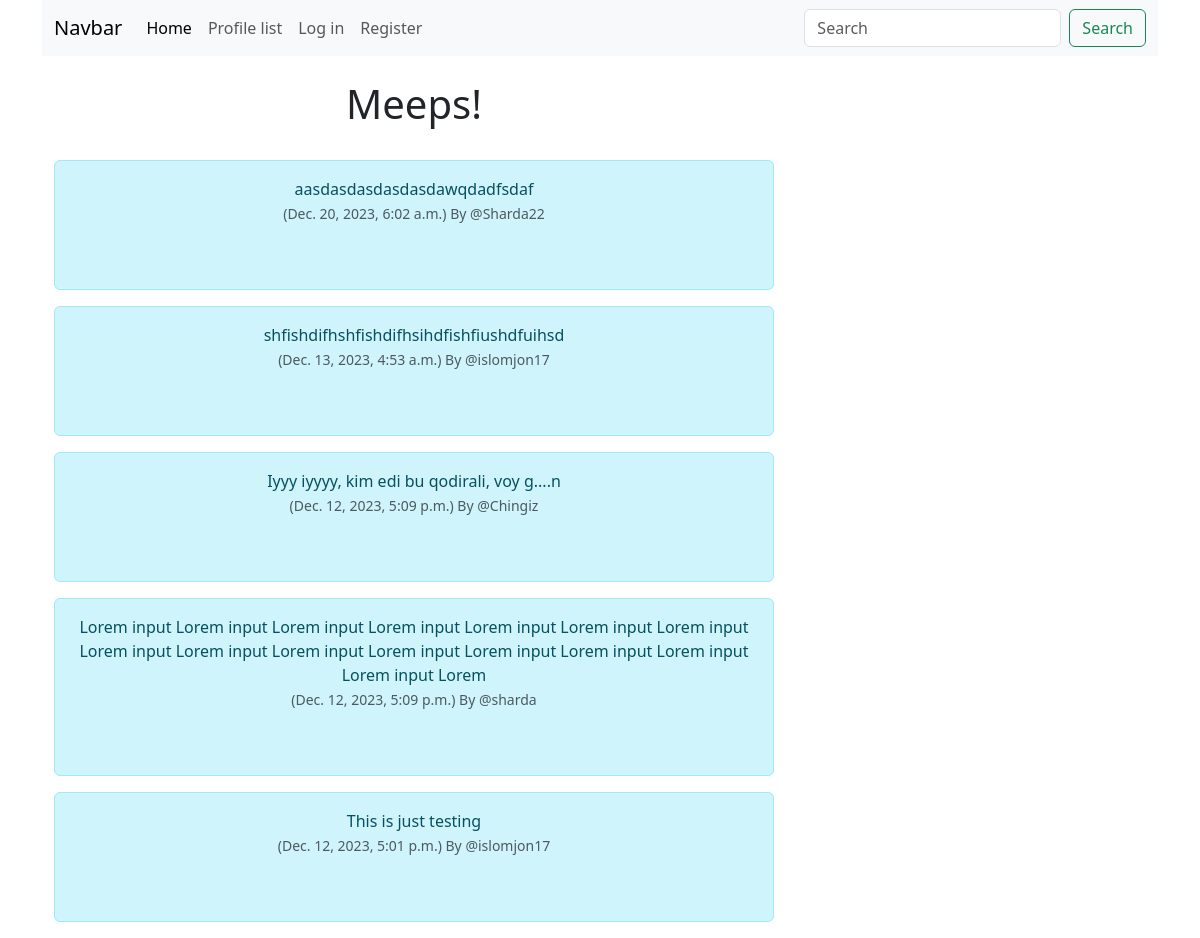
The page / on the database its author committed.
### twitterclone/models.py (models this page shows, shortened)
class Meep(models.Model):
    user = models.ForeignKey(
        User, related_name = "meeps",
        on_delete= models.DO_NOTHING
    )
    body = models.CharField(max_length=200)
    created_at = models.DateTimeField(auto_now_add=True)
    profile_image = models.ImageField(null=True, blank=True, upload_to="images/")

### twitterclone/views.py (the view)
# urls.py: path('', views.home, name="home"),
def home(request):
    if request.user.is_authenticated:
        form = MeepForm(request.POST or None)
        if request.method == "POST":
            if form.is_valid():
                meep = form.save(commit=False)
                meep.user = request.user
                meep.save()
                messages.success(request, ("Yout meep has been posted!"))
                return redirect('home')
        meeps = Meep.objects.all().order_by("-created_at")
        return render(request, 'home.html', {'meeps':meeps, 'form':form})
    else:
        meeps = Meep.objects.all().order_by("-created_at")
        return render(request, 'home.html', {'meeps':meeps})

### twitterclone/templates/home.html (shortened to what this page needs)
{% extends 'base.html' %}
{% block content %}
<div class="container text-center">
	<div class="row">
		<div class="col-8">
<h1> Meeps! </h1>
<br/>
{% for meeps in meeps %}
<div class="alert alert-info" role="alert">
    {{ meeps.body }} </br>
    <small class="text-muted">
      ({{ meeps.created_at }}) By
      @{{ meeps.user.username }}
    </small>
    <br/> <br/><br/>
  </div>
{% endfor %}
</div>
<div class="col-4">
  <br/><br/><br/>
</div>
{% endblock  %}

### rows shown on the page
Meep: body "aasdasdasdasdasdawqdadfsdaf", created_at "Dec. 20, 2023, 6:02 a.m.", user.username "Sharda22"
Meep: body "shfishdifhshfishdifhsihdfishfiushdfuihsd", created_at "Dec. 13, 2023, 4:53 a.m.", user.username "islomjon17"
Meep: body "Iyyy iyyyy, kim edi bu qodirali, voy g....n", created_at "Dec. 12, 2023, 5:09 p.m.", user.username "Chingiz"
Meep: body "Lorem input Lorem input Lorem input Lorem input Lorem input Lorem input Lorem input Lorem input Lorem input Lorem input Lorem input Lorem input Lorem input Lorem input Lorem input Lorem", created_at "Dec. 12, 2023, 5:09 p.m.", user.username "sharda"
Meep: body "This is just testing", created_at "Dec. 12, 2023, 5:01 p.m.", user.username "islomjon17"
